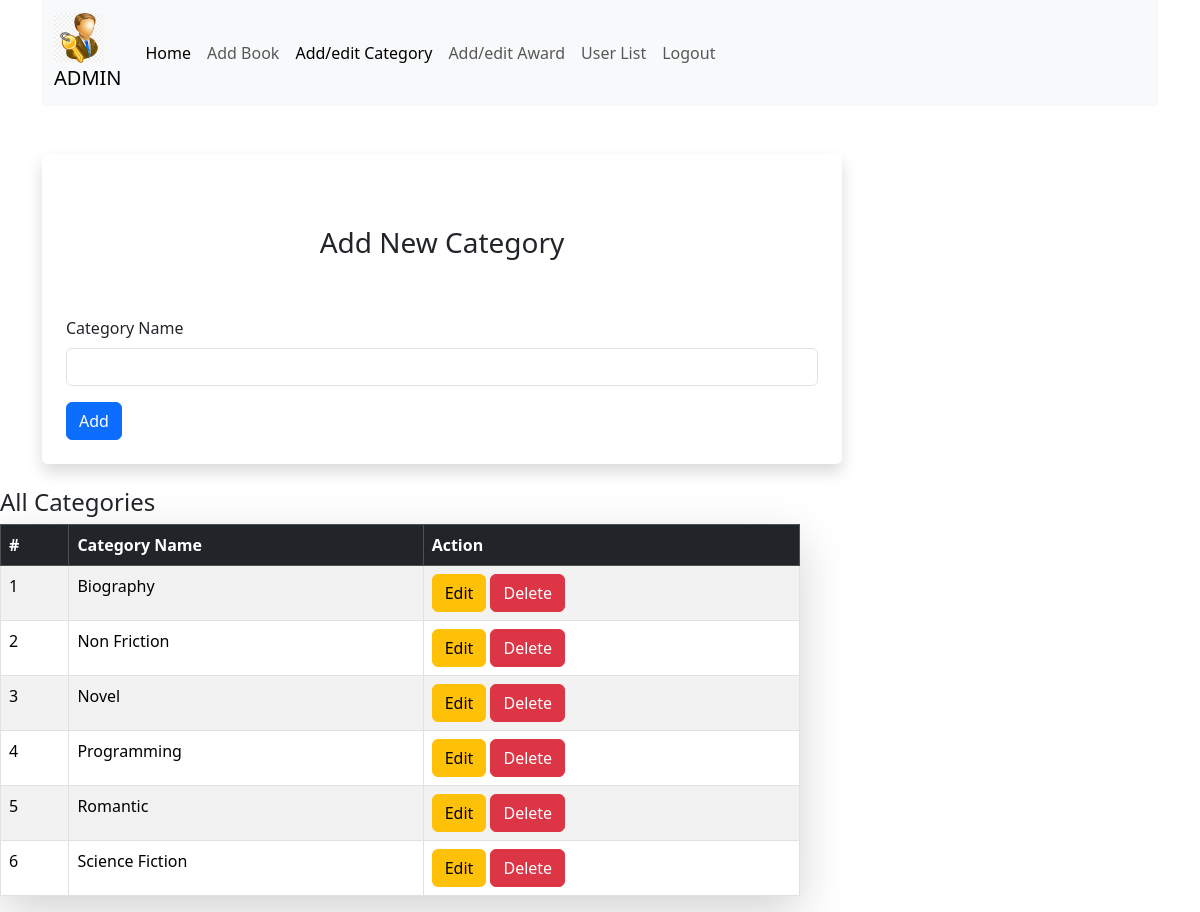
Screenshot of /admin_panel/book_function/add_category.php (signed in) with the database file from the repository.
### tables this page shows
CREATE TABLE `category` (
  `cat_id` int(11) NOT NULL,
  `cat_name` varchar(100) DEFAULT NULL
);

### admin_panel/book_function/add_category.php (the view, shortened to what this page needs)
<?php
if (isset($_SESSION['ad_id']) && isset($_SESSION['ad_email'])) {
    include "../../db_conn.php";
    $sql = "SELECT cat_id, cat_name FROM category";
    $stmt = $conn->prepare($sql);
    $stmt->execute();
    $categories = $stmt->fetchAll();
?>
<!DOCTYPE html>
<html lang="en">
<head>
    <link href="https://cdn.jsdelivr.net/npm/bootstrap@5.3.3/dist/css/bootstrap.min.css" rel="stylesheet"
>
</head>
<body>
    <div class="container">
        <nav class="navbar navbar-expand-lg navbar-light bg-light">
            <div class="container-fluid">
                <a class="navbar-brand" href="../admin_panel.php">
                    <img src="../../image/admin.png" alt="ADMIN"><br>ADMIN</a>
                <div class="collapse navbar-collapse" id="navbarSupportedContent">
                    <ul class="navbar-nav me-auto mb-2 mb-lg-0">
                        <li class="nav-item">
                            <a class="nav-link active" aria-current="page" href="../../index.php">Home</a>
                        </li>
                        <li class="nav-item">
                            <a class="nav-link" href="add_book.php">Add Book</a>
                        </li>
                        <li class="nav-item">
                            <a class="nav-link active" href="add_category.php">Add/edit Category</a>
                        </li>
                        <li class="nav-item">
                            <a class="nav-link" href="add_award.php">Add/edit Award</a>
                        </li>
                        <li class="nav-item">
                            <a class="nav-link" href="../user_list.php">User List</a>
                        </li>
                        <li class="nav-item">
                            <a class="nav-link" href="../../account/logout.php">Logout</a>
                        </li>
                    </ul>
                </div>
            </div>
        </nav>
        <form action="add_category_func.php"
              method="post"
              class="shadow p-4 rounded mt-5"
              style="width: 90%; max-width: 50rem;">
            <h1 class="text-center p-5 display-4 fs-3">
                Add New Category
            </h1>
            <div class="mb-3">
                <label class="form-label">Category Name</label>
                <input type="text" class="form-control" name="category_name" required>
            </div>
            <button type="submit" class="btn btn-primary">Add</button>
        </form>
    </div>
    <br>
    <?php
    if (empty($categories)) { ?>
        <p>No categories available.</p>
    <?php } else { ?>
        <h4>All Categories</h4>
        <table class="table table-hover table-striped table-bordered shadow-lg rounded" style="width: 90%; max-width: 50rem;">
            <thead class="table-dark">
                <tr>
                    <th>#</th>
                    <th>Category Name</th>
                    <th>Action</th>
                </tr>
            </thead>
            <tbody>
                <?php foreach ($categories as $index => $category) { ?>
                    <tr>
                        <td><?= $index + 1 ?></td>
                        <td><?= htmlspecialchars($category['cat_name']) ?></td>
                        <td>
                            <a href="edit_delete_category/edit_category.php?cat_id=<?= $category['cat_id'] ?>" class="btn btn-warning">Edit</a>
                            <a href="edit_delete_category/delete_category.php?cat_id=<?= $category['cat_id'] ?>" class="btn btn-danger">Delete</a>
                        </td>
                    </tr>
                <?php } ?>
            </tbody>
        </table>
    <?php } ?>
</body>
</html>
<?php
} else {
    header("Location: ../../account/login.php");
    exit;
}
?>

### admin_panel/book_function/add_category.php (style rules this page uses)
.navbar-brand img { height: 50px; }

### rows the page displays
category: cat_name "Biography"
category: cat_name "Non Friction"
category: cat_name "Novel"
category: cat_name "Programming"
category: cat_name "Romantic"
category: cat_name "Science Fiction"
